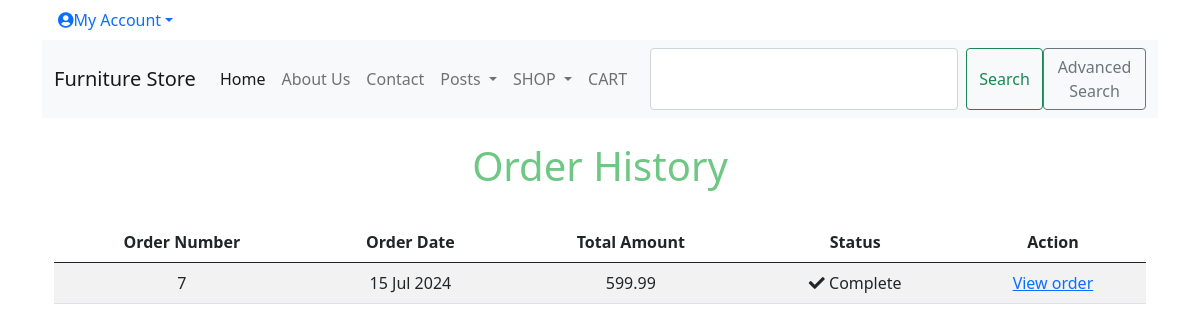
The page /order/history/ (signed in) on the database its author committed.
### order/models.py (models this page shows, shortened)
class Order(models.Model):
    token = models.CharField(max_length=250, blank=True)
    total = models.DecimalField(max_digits=10, decimal_places=2,
    verbose_name='Euro Order Total')
    emailAddress = models.EmailField(max_length=250, blank=True,
    verbose_name='Email Address')
    created = models.DateTimeField(auto_now_add=True)
    billingName = models.CharField(max_length=250, blank=True)
    billingAddress1 = models.CharField(max_length=250, blank=True)
    billingCity = models.CharField(max_length=250, blank=True)
    billingPostcode = models.CharField(max_length=10, blank=True)
    billingCountry = models.CharField(max_length=200, blank=True)
    shippingName = models.CharField(max_length=250, blank=True)
    shippingAddress1 = models.CharField(max_length=250, blank=True)
    shippingCity = models.CharField(max_length=250, blank=True)
    shippingPostcode = models.CharField(max_length=10, blank=True)
    shippingCountry = models.CharField(max_length=200, blank=True)
    voucher = models.ForeignKey(Voucher,
                                related_name='orders',
                                null=True,
                                blank=True,
                                on_delete=models.SET_NULL)
    discount = models.IntegerField(default = 0,
                                validators=[MinValueValidator(0),
                                MaxValueValidator(100)])
    class Meta:
       db_table = 'Order'
       ordering = ['-created']

### order/views.py (the view)
# urls.py: path('history/', views.orderHistory.as_view(), name='order_history'),
class orderHistory(LoginRequiredMixin, View):
    def get (self, request):
        if request.user.is_authenticated:
            email = str(request.user.email)
            order_details = Order.objects.filter(emailAddress=email)
        return render(request, 'order/orders_list.html', {'order_details': order_details})

### accounts/models.py (called while the page is built)
    def get_absolute_url(self):
        return reverse("show_profile", args=[str(self.id)])

### accounts/templatetags/auth_extras.py (called while the page is built)
@register.filter(name='has_group')
def has_group(user, group_name):
    group = Group.objects.get(name=group_name)
    return True if group in user.groups.all() else False

### cart/context_processors.py (called while the page is built)
def counter(request):
    item_count = 0
    if 'admin' in request.path:
        return {}
    else:
        try:
            cart = Cart.objects.filter(cart_id=_cart_id(request))
            cart_items = CartItem.objects.all().filter(cart=cart[:1])
            for cart_item in cart_items:
                item_count += cart_item.quantity
        except Cart.DoesNotExist:
            item_count = 0
    return {'item_count':item_count}

### cart/views.py (called while the page is built)
def _cart_id(request):
    cart = request.session.session_key
    if not cart:
        cart = request.session.create()
    return cart

### shop/context_processors.py (called while the page is built)
def menu_links(request):
    links = Category.objects.all()
    return {'links':links}

### shop/models.py (called while the page is built)
    def get_absolute_url(self):
        return reverse('products_by_category', args=[self.id])

### order/templates/order/orders_list.html (shortened to what this page needs)
{% extends "base.html" %}
{% load static %}
{% block content %}
    <div>
        <div class="text-center">
            <br>
            <h1 class="text-center my_title">Order History</h1>
            <br>
            {% if order_details %}
            <table class="table table-striped">
                <thead>
                    <tr>
                        <th>Order Number</th>
                        <th>Order Date</th>
                        <th>Total Amount</th>
                        <th>Status</th>
                        <th>Action</th>
                    </tr>
                </thead>
                <tbody>
                    {% for order in order_details %}
                    <tr>
                        <td>{{ order.id }}</td>
                        <td>{{ order.created|date:"d M Y" }}</td>
                        <td>{{ order.total }}</td>
                        <td><i class="fas fa-check"></i>&nbsp;Complete</td>
                        <td><a href="{% url 'order:order_detail' order.id %}">View order</a></td>
                    </tr>
                    {% endfor %}
                </tbody>
            </table>
            {% else %}
            <p>You have not placed any orders yet.<br><br><a href="{% url 'all_products' %}"
                                                           class="btn btn-secondary">Continue shopping</a></p>
            {% endif %}
        </div>
    </div>
    <br>
    <br>
{% endblock %}

### static/css/base.css (style rules this page uses)
h1, a, header { color: rgb(110, 199, 132); }
body { font-family: 'Source Sans Pro', sans-serif; font-size: 18px; }

### rows shown on the page
Order: id "7", created "15 Jul 2024", total "599.99"
